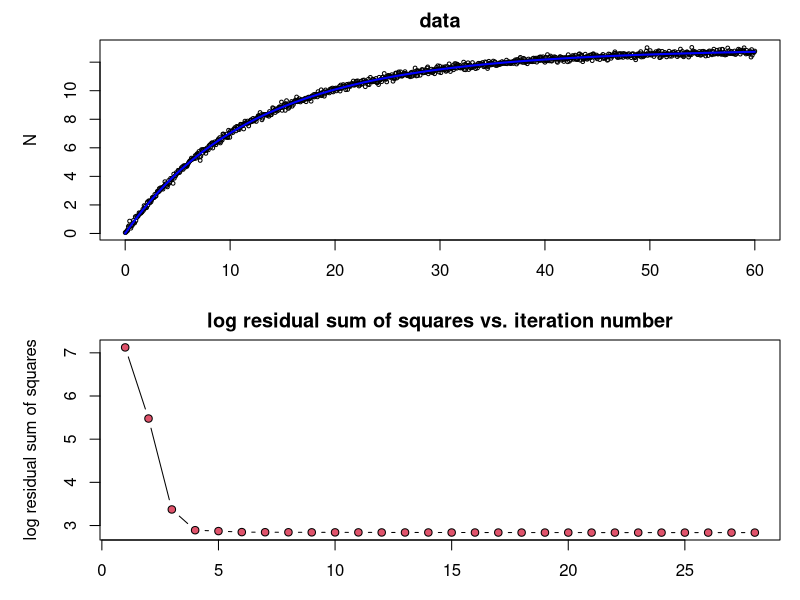

Write R code to recreate this figure.
## Taken from example in the minpack guide
library(minpack.lm) #for non-linear least squares

#f <- function(TT, A, B, k1, k2){
#  expr <- expression(B + (A-B)*(1-exp(-1*k1*TT))+(A-B)*(1-exp(-1*k2*TT)))
#  eval(expr)
#}

#j <- function(TT, A, B, k1, k2){
#  expr <- expression(B + (A-B)*(1-exp(-1*k1*TT))+(A-B)*(1-exp(-1*k2*TT)))
#  c(eval(D(expr,"A")),eval(D(expr,"B")),eval(D(expr,"k1")),eval(D(expr,"k2")))
#}

#f <- function(TT, A, k1){
#  expr <- expression(A*(1-exp(-1*k1*TT)))
#  eval(expr)
#}

#j <- function(TT, A, k1){
#  expr <- expression(A*(1-exp(-1*k1*TT)))
#  c(eval(D(expr,"A")),eval(D(expr,"k1")))
#}

f <- function(TT, A, B, k1, k2){
  expr <- expression(A*(1-exp(-1*k1*TT))+B*(1-exp(-1*k2*TT)))
  eval(expr)
}

j <- function(TT, A, B, k1, k2){
  expr <- expression(A*(1-exp(-1*k1*TT))+B*(1-exp(-1*k2*TT)))
  c(eval(D(expr,"A")),eval(D(expr,"B")),eval(D(expr,"k1")),eval(D(expr,"k2")))
}

fcn <- function(p,TT,N,fcall,jcall){
  (N-do.call("fcall", c(list(TT = TT), as.list(p))))
}

fcn.jac <- function(p,TT,N,fcall,jcall){
  -do.call("jcall", c(list(TT = TT), as.list(p)))
}

TT=seq(0,60,length.out=1000)

#initial input data
p <- c(A=8,B=5,k1=0.1,k2=0.05)
Ndet <- do.call("f", c(list(TT = TT), as.list(p)))

N <- Ndet + rnorm(length(Ndet), sd=.01*max(Ndet))
par(mfrow=c(2,1), mar = c(3,5,2,1))
plot(TT, N, bg = "black", cex = 0.5, main="data")

guess <- c(A=10,B=3,k1=0.1,k2=0.01)

out <- nls.lm(par = guess, fn = fcn, jac = fcn.jac,
              fcall = f, jcall = j,
              TT = TT, N = N, control = nls.lm.control(nprint=1,maxiter=100))

N1 <- do.call("f", c(list(TT = TT), out$par))
lines(TT, N1, col="blue", lwd=2)

plot(1:(out$niter+1), log(out$rsstrace), type="b",
     main="log residual sum of squares vs. iteration number",
     xlab="iteration", ylab="log residual sum of squares", pch=21,bg=2)
## get information regarding standard errors
summary(out)
